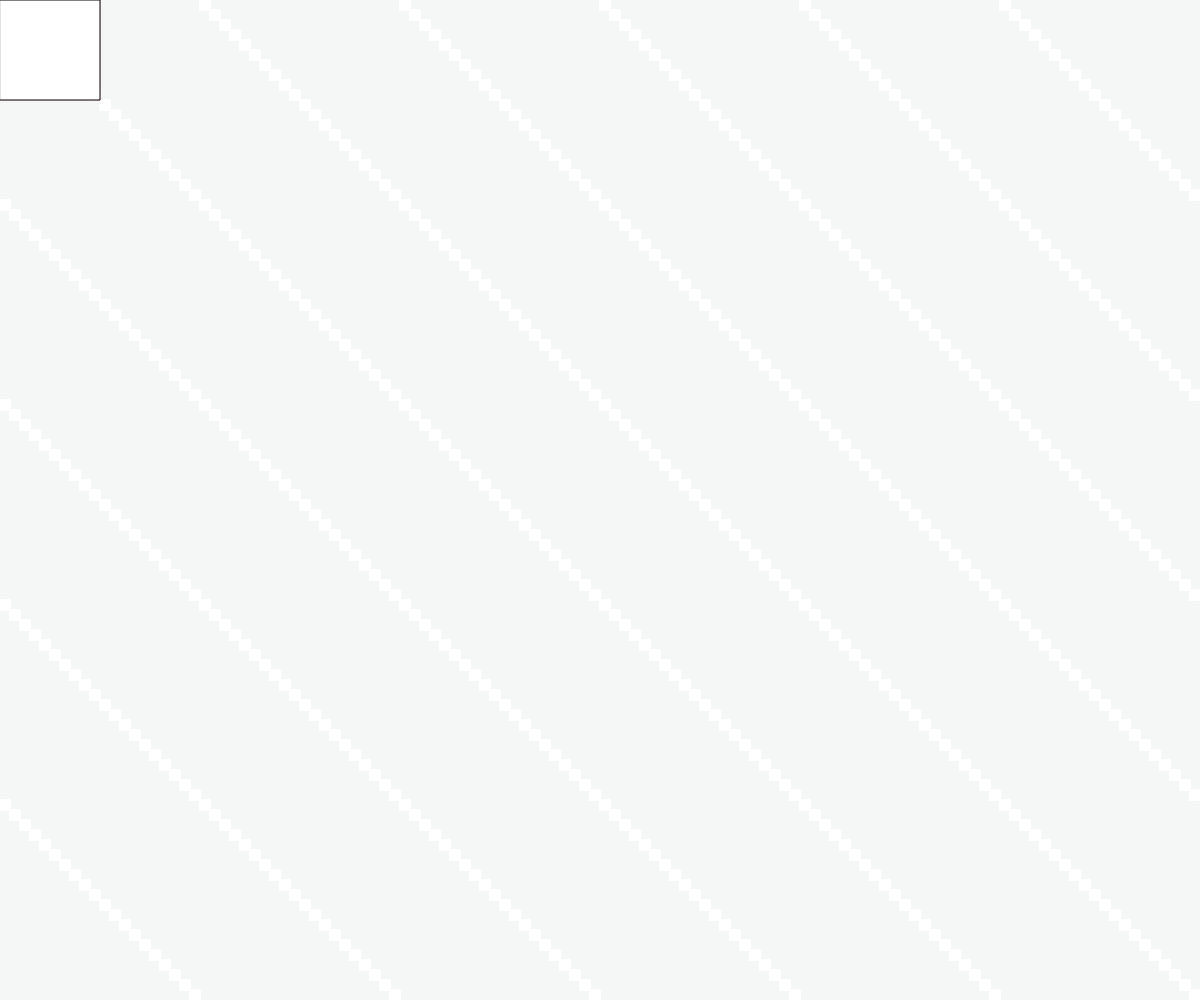
Frame 1 (no input)
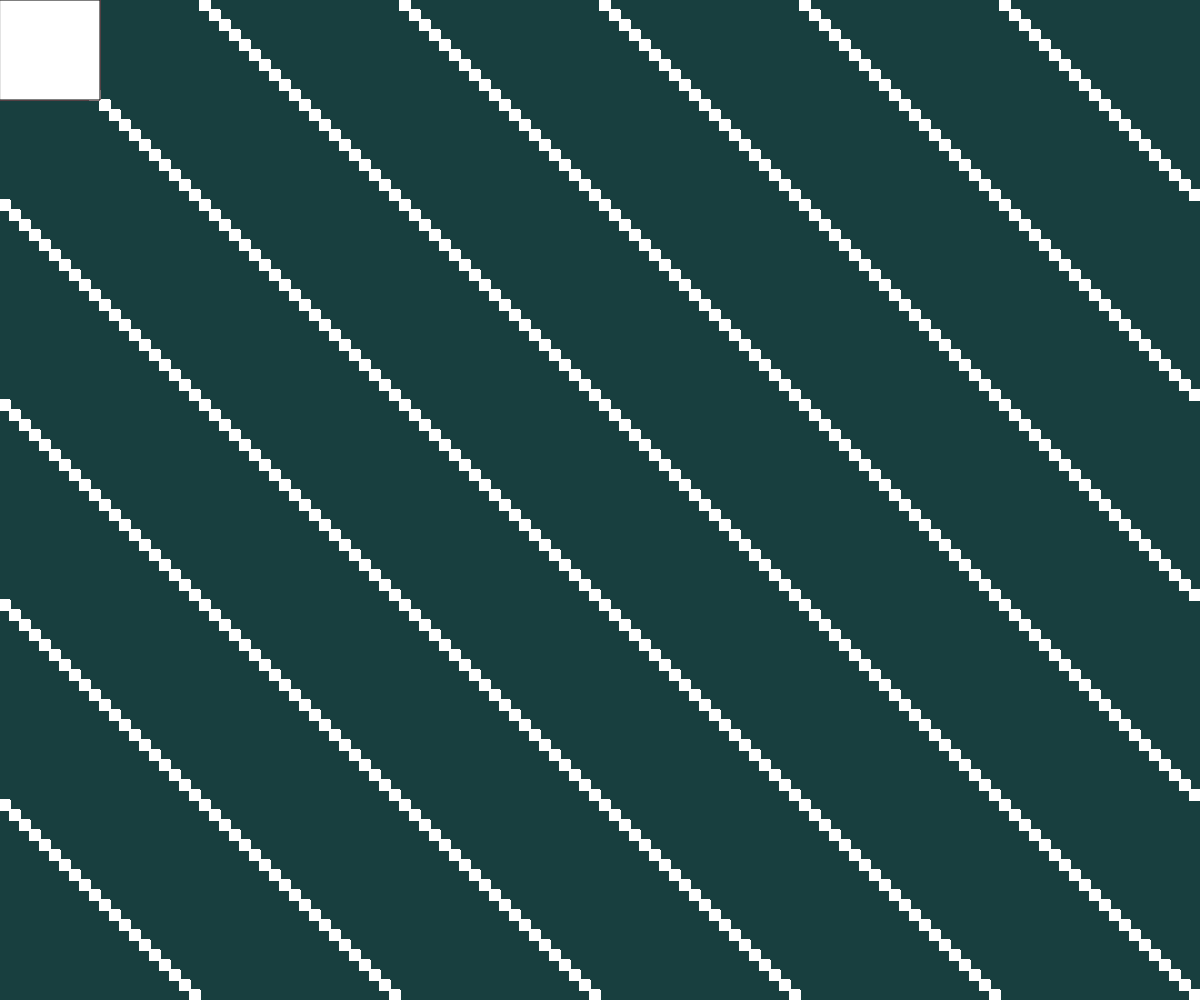
Frame 60 (no input)
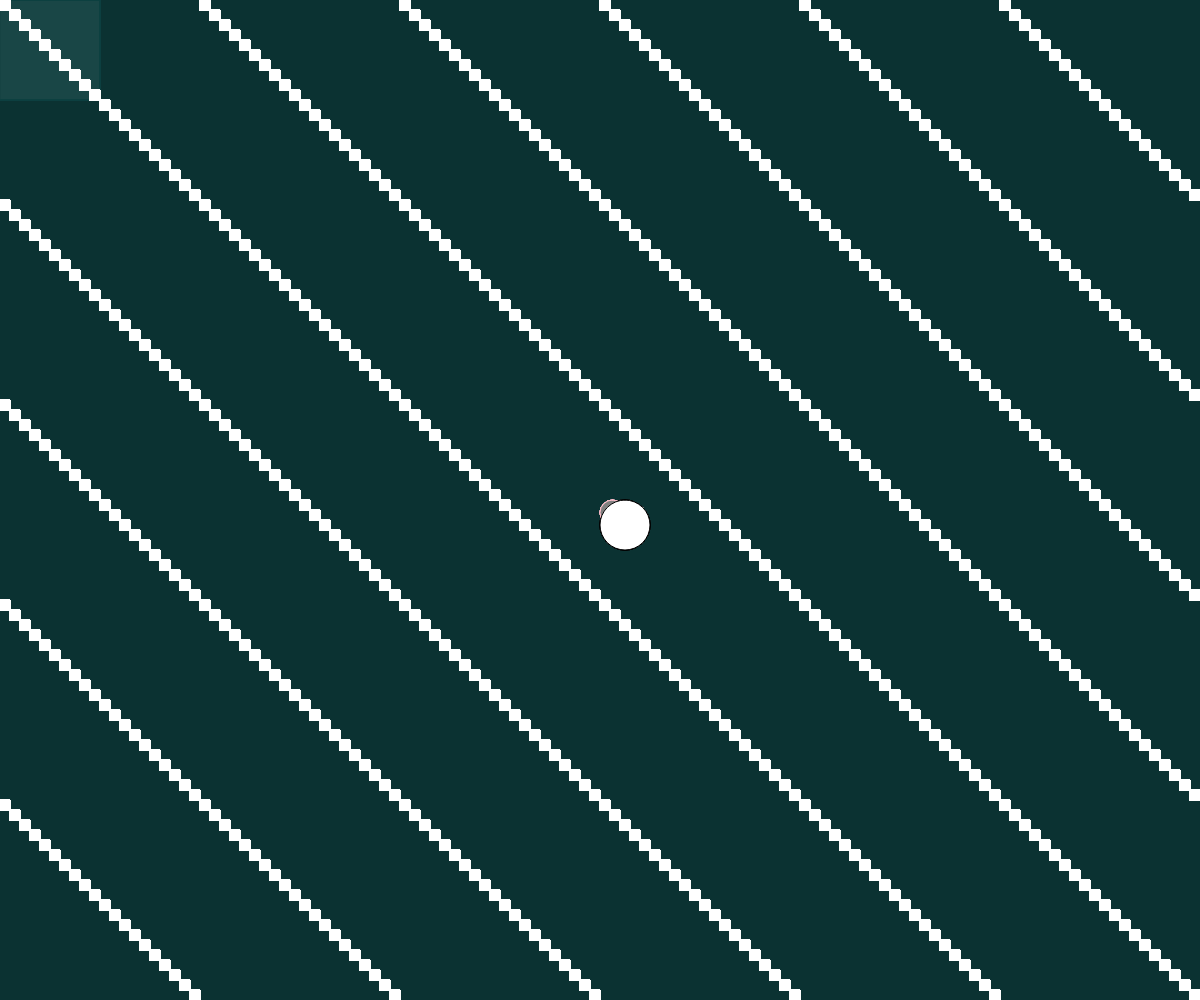
Frame 120 (the mouse pressed at the canvas centre since frame 60)

The p5.js sketch that drew these frames (run headless with seeded random() and noise() and a simulated clock; from frame 60 on, the mouse is pressed at the canvas centre):

// p5.js sketch
// ── sketch.js


function setup(){
    createCanvas(windowWidth,windowHeight);
}

function draw(){
    background(0, 50, 50, 10);
    fill('sagegreen');
    stroke('white');
    for(var i = 0; i < 10000; i++){
        rect((i*10)%width,(i*10)%height,10,10);
    }
    fill('grey');
    stroke('pink');
    if(mouseX < 500){
        rect(mouseX,mouseY,100,100);
    }else{
        rect(mouseX,mouseY,25,25,25);
    }
    
    fill('babypink');
    stroke('black');
    if(mouseX < 200){
        rect(mouseX,mouseY,100,100);
    }else{
        rect(mouseX,mouseY,50,50,25);
    }
    }
// ── script.js
var billy; //variable declaration without definition

console.log(billy); // billy has the value undefined

billy = 13;
billy = 'billy is great';
billy = 'billy said "hello"';

// keyword expression codeback
if(true){
    console.log(billy);
}

if( 15 > 15){
    console.log('is it true?');
}

billy = "silly";
if(billy ){ // coercion change string to a boolean
    console.log('billy is silly');
}

if(billy === 'silly'){ // === testing for equal value and same type
    console.log('really silly');
}

// == testing for equal value but allows for coercion
// billy == true
// billy gets coerced to a boolean and the expression is true

// typeof operator precedes a variable name or literal value

console.log(typeof "lkjfjdlfkj");
console.log(typeof billy);

if(typeof billy === "string"){
    billy = 'slfljksfo ilk';
}else{
    billy = 42;
}

////////////////
// for loop

for(var i = 0; i < 5; i++){
    console.log('hello');
}

for(var i = 0; i < 10; i++){
    console.log(i);
}
console.log(i);
////////

// function declaration
function bob(){
    console.log('i am bob');
    return 'bob';
}

// function invokation
bob(); /// () function invokation operator

/* multiline comment
for(var i = 0; i < 10000; i++){
      bob();
}
*/

console.log( bob() );

function bailly(data){
    data = data + 100;
    return data;
}

var mydata = bailly(50);
console.log(mydata);
console.log( typeof mydata);
